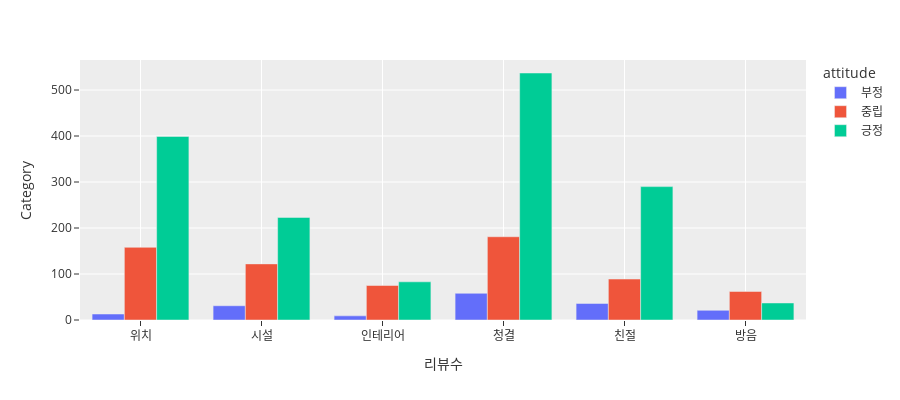

Notebook code cell kept with this figure:
### Markdown cell above
## 카테고리 별 attitude에 따른 리뷰 수

### Code cell
fig = px.bar(data, x = 'variable', y = 'value',
            color = 'attitude', barmode = 'group',
            height = 400)
fig.update_traces(hovertemplate = 'Category: %{x} <br>리뷰수: %{y}')
fig.update_xaxes(title_text = '리뷰수')
fig.update_yaxes(title_text = 'Category')
fig.update_layout(xaxis_type = 'category', template = 'ggplot2')
fig.show()

### Figure 1 — Plotly figure (JSON) as saved in the notebook; plotly's stock layout.template omitted (floating-point values rounded to 4 significant figures)
{"data": [{"alignmentgroup": "True", "hovertemplate": "Category: %{x} <br>리뷰수: %{y}", "legendgroup": "부정", "marker": {"color": "#636efa"}, "name": "부정", "offsetgroup": "부정", "orientation": "v", "showlegend": true, "textposition": "auto", "type": "bar", "x": ["위치", "시설", "인테리어", "청결", "친절", "방음"], "xaxis": "x", "y": [13, 31, 9, 58, 36, 21], "yaxis": "y"}, {"alignmentgroup": "True", "hovertemplate": "Category: %{x} <br>리뷰수: %{y}", "legendgroup": "중립", "marker": {"color": "#EF553B"}, "name": "중립", "offsetgroup": "중립", "orientation": "v", "showlegend": true, "textposition": "auto", "type": "bar", "x": ["위치", "시설", "인테리어", "청결", "친절", "방음"], "xaxis": "x", "y": [158, 122, 75, 181, 89, 62], "yaxis": "y"}, {"alignmentgroup": "True", "hovertemplate": "Category: %{x} <br>리뷰수: %{y}", "legendgroup": "긍정", "marker": {"color": "#00cc96"}, "name": "긍정", "offsetgroup": "긍정", "orientation": "v", "showlegend": true, "textposition": "auto", "type": "bar", "x": ["위치", "시설", "인테리어", "청결", "친절", "방음"], "xaxis": "x", "y": [399, 223, 83, 537, 290, 37], "yaxis": "y"}], "layout": {"barmode": "group", "height": 400, "legend": {"title": {"text": "attitude"}, "tracegroupgap": 0}, "margin": {"t": 60}, "xaxis": {"anchor": "y", "domain": [0, 1], "title": {"text": "리뷰수"}, "type": "category"}, "yaxis": {"anchor": "x", "domain": [0, 1], "title": {"text": "Category"}}}}
